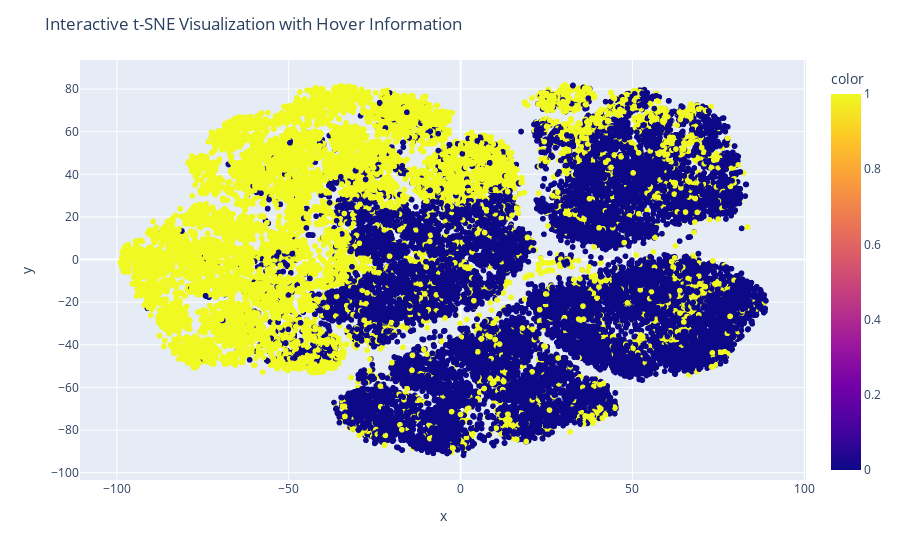

Notebook source saved alongside this figure:
### Code cell
import plotly.express as px

fig = px.scatter(x=X_tsne[:, 0], y=X_tsne[:, 1], color=y)
fig.update_layout(title='Interactive t-SNE Visualization with Hover Information')
fig.show()

### Figure 1 — Plotly figure (JSON) as saved in the notebook; plotly's stock layout.template omitted (floating-point values rounded to 4 significant figures; data arrays with more than 128 entries replaced by an {"elided": "..."} marker saying what was removed)
{"data": [{"hovertemplate": "x=%{x}<br>y=%{y}<br>color=%{marker.color}<extra></extra>", "legendgroup": "", "marker": {"color": {"elided": "41206 int values"}, "coloraxis": "coloraxis", "symbol": "circle"}, "mode": "markers", "name": "", "showlegend": false, "type": "scattergl", "x": {"elided": "41206 float values"}, "xaxis": "x", "y": {"elided": "41206 float values"}, "yaxis": "y"}], "layout": {"coloraxis": {"colorbar": {"title": {"text": "color"}}, "colorscale": [[0, "#0d0887"], [0.1111, "#46039f"], [0.2222, "#7201a8"], [0.3333, "#9c179e"], [0.4444, "#bd3786"], [0.5556, "#d8576b"], [0.6667, "#ed7953"], [0.7778, "#fb9f3a"], [0.8889, "#fdca26"], [1, "#f0f921"]]}, "legend": {"tracegroupgap": 0}, "margin": {"t": 60}, "title": {"text": "Interactive t-SNE Visualization with Hover Information"}, "xaxis": {"anchor": "y", "domain": [0, 1], "title": {"text": "x"}}, "yaxis": {"anchor": "x", "domain": [0, 1], "title": {"text": "y"}}}}
